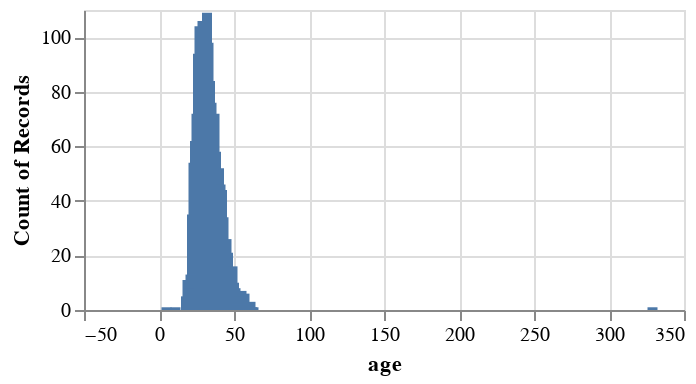

Notebook code cell kept with this figure:
### Markdown cell above
We see that we successfuly filtered our dataset to those working in primarily tech organizations.

### Code cell
alt.Chart(qna).mark_bar().encode(
    alt.X('age:Q'),
    alt.Y('count()')
).properties(
    width=300,
    height=150)

### Figure 1 — Vega-Lite specification as saved in the notebook (floating-point values rounded to 4 significant figures; data arrays with more than 128 entries replaced by an {"elided": "..."} marker saying what was removed)
{"config": {"view": {"continuousWidth": 300, "continuousHeight": 300}}, "data": {"name": "data-f90c32cf02a3a7ffba0e6b1b5bc01796"}, "mark": {"type": "bar"}, "encoding": {"x": {"field": "age", "type": "quantitative"}, "y": {"aggregate": "count", "type": "quantitative"}}, "height": 150, "width": 300, "$schema": "https://vega.github.io/schema/vega-lite/v5.20.1.json", "datasets": {"data-f90c32cf02a3a7ffba0e6b1b5bc01796": {"elided": "1800 records"}}}
